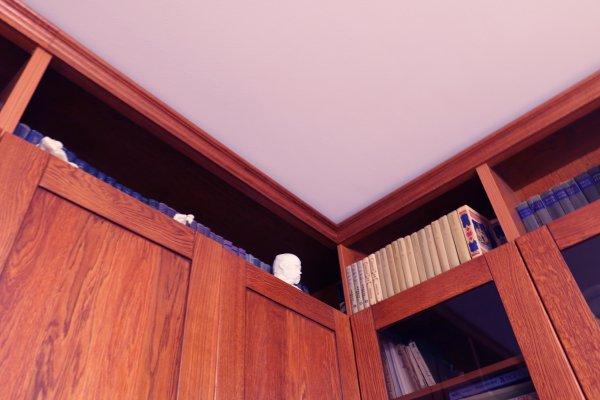
#> input picture _images/ex02/left.jpg, 600 x 400 px, given in place of rt1.jpg, which was not available
$ python ex27b_vanishing_point.py
#> lines starting #> are read from the running program, lines starting #| are printed output that depends on the picture; long printed decimals are rounded; pictures that were not available may be replaced by others from this repository, and a replacement may not be noted
#https://github.com/AngeloG98/VanishingPointCameraCalibration
import os
import sys
import copy
import math
import argparse
import numpy as np
import matplotlib.pyplot as plt
from matplotlib import cm
from skimage import io, feature, color, transform
from PIL import Image
from PIL import ImageEnhance

"""
Image Processing.
"""


def read_image(path):
    image = io.imread(path)
    return image


# [24 lines left out: function image_undistort, not called in this run]


def image_enhance(image, contrast, sharpness):
    img_contrast = ImageEnhance.Contrast(image)
    image_contrasted = img_contrast.enhance(contrast)
    # image_contrasted.show()
    img_sharp = ImageEnhance.Sharpness(image_contrasted)
    image_sharped = img_sharp.enhance(sharpness)
    # image_sharped.show()
    return image_sharped


def get_canny_edges(image, sigma):
    edges = feature.canny(color.rgb2gray(image), sigma=sigma)
    return edges


def get_hough_lines(edges, line_length, line_gap):
    lines = transform.probabilistic_hough_line(edges, line_length=line_length, line_gap=line_gap)
    return np.asarray(lines)


"""
Result Saving.
"""


def visualize_inliers(image, enhanced, edges, lines, inlier_lines_list, colors, fig_name='detected_lines.png'):
    subplot_count = len(inlier_lines_list) + 3

    fig, axes = plt.subplots(3, subplot_count - 3, figsize=(15, 15), sharex=True, sharey=True)
    ax = axes.ravel()

    ax[0].imshow(image)
    ax[0].set_title('Input image')

    ax[2].imshow(enhanced)
    ax[2].set_title('Enhanced image')

    ax[3].imshow(edges)
    ax[3].set_title('Canny edges')

    ax[5].imshow(edges * 0)
    for line in lines:
        p0, p1 = line
        ax[5].plot((p0[0], p1[0]), (p0[1], p1[1]))
    ax[5].set_xlim((0, image.shape[1]))
    ax[5].set_ylim((image.shape[0], 0))
    ax[5].set_title('Probabilistic Hough')

    for i in range(len(inlier_lines_list)):
        ax[i + 6].imshow(edges * 0)
        for line in lines[inlier_lines_list[i]]:
            p0, p1 = line
            ax[i + 6].plot((p0[0], p1[0]), (p0[1], p1[1]), colors[i])
        ax[i + 6].set_xlim((0, image.shape[1]))
        ax[i + 6].set_ylim((image.shape[0], 0))
        ax[i + 6].set_title('RANSAC {} Inliers'.format(str(i)))

    for a in ax:
        a.set_axis_off()

    plt.tight_layout()
    plt.savefig(fig_name)
    plt.close()


def visualize_vanishing_points(vp1, vp2, vp3, image, lines, edges, inlier_lines_list, colors, fig_name):
    vps = [vp1, vp2, vp3]
    for i in range(len(inlier_lines_list)):
        plt.imshow(image)
        for line in lines[inlier_lines_list[i]]:
            p0, p1 = line
            plt.plot((p0[0], p1[0]), (p0[1], p1[1]), colors[i])

        plt.plot([vps[i][0]], [vps[i][1]], colors[i] + 'X', markersize=5)
        plt.axis('off')
        plt.tight_layout()
        plt.savefig("." + fig_name.split('.')[1] + "_vp" + str(i) + '.png')
        plt.close()

    plt.imshow(image)
    for i in range(len(inlier_lines_list)):
        for line in lines[inlier_lines_list[i]]:
            p0, p1 = line
            plt.plot((p0[0], p1[0]), (p0[1], p1[1]), colors[i])

    plt.plot([vps[0][0]], [vps[0][1]], colors[0] + 'X', markersize=5)
    plt.plot([vps[1][0]], [vps[1][1]], colors[1] + 'X', markersize=5)
    plt.plot([vps[2][0]], [vps[2][1]], colors[2] + 'X', markersize=5)
    plt.axis('off')
    plt.tight_layout()
    plt.savefig(fig_name)
    plt.close()


def storage_calibration_result(vp1, vp2, vp3, forcal, M_r_o2c, V_t_o2c, img_name):
    vps = [vp1, vp2, vp3]
    with open(folder_out + str(img_name) + 'CalibrationResult.txt', "w") as f:
        f.write("-----------Vanishing Points (in pixel)-----------")
        for i in range(len(vps)):
            f.write("\n")
            f.write("vp" + str(i) + ":\r")
            f.write("x: " + str(vps[i][0]))
            f.write("\r")
            f.write("y: " + str(vps[i][1]))
            # f.write("\n")
        f.write("\n")
        f.write("\n")
        f.write("-----------Forcal (in pixel)-----------")
        for i in range(len(forcal)):
            f.write("\n")
            f.write("f" + str(i) + ":\r" + str(forcal[i]))
            f.write("\n")
        f.write("\n")
        f.write("-----------Rotation Matrix (from o to c)-----------")
        for i in range(len(M_r_o2c)):
            f.write("\n")
            f.write("r" + str(i) + ":\n" + str(M_r_o2c[i]))
            f.write("\n")
            euler = rotationmatrix_2_eulerangles(M_r_o2c[i])
            f.write("euler" + str(i) + ":\n" + str(euler))
            f.write("\n")
        f.write("\n")
        f.write("-----------Translation Vector (in meter)-----------")
        for i in range(len(V_t_o2c)):
            f.write("\n")
            f.write("t" + str(i) + ":\n" + str(V_t_o2c[i]))
            f.write("\n")
        f.close()
    print("Finish Calibration!")


"""
Camera Calibration.
"""


def choose_vanishing_points(vp1, vp2, vp3, image):
    pp = [image.shape[1] / 2, image.shape[0] / 2]
    vps = [vp1, vp2, vp3]
    lenth_pp = []
    lenth_r = []
    for i in range(len(vps)):
        if i == 2:
            j = 0
        else:
            j = i + 1
        lenth_r.append(math.sqrt((vps[i][1] - vps[j][1]) ** 2 + (vps[i][0] - vps[j][0]) ** 2))
    if lenth_r[0] <= (image.shape[1] / 4):
        del vps[0]
    elif lenth_r[1] <= (image.shape[1] / 4):
        del vps[1]
    elif lenth_r[2] <= (image.shape[1] / 4):
        del vps[2]
    else:
        for i in range(len(vps)):
            lenth_pp.append(math.sqrt((vps[i][1] - pp[1]) ** 2 + (vps[i][0] - pp[0]) ** 2))
        k = lenth_pp.index(max(lenth_pp))
        # print("del point" + str(k))
        del vps[k]
    return vps


def determine_focal_lenth(vps, image):
    pp = [image.shape[1] / 2, image.shape[0] / 2]
    forcal = []
    if len(vps) != 2:
        for i in range(len(vps)):
            if i == 2:
                j = 0
            else:
                j = i + 1
            if vps[i][0] - vps[j][0] == 0:
                return math.fabs(pp[0] - vps[j][0])
            if vps[i][1] - vps[j][1] == 0:
                return math.fabs(pp[1] - vps[j][1])
            k_uv = (vps[i][1] - vps[j][1]) / (vps[i][0] - vps[j][0])
            b_uv = vps[j][1] - k_uv * vps[j][0]
            pp_uv = math.fabs(k_uv * pp[0] - pp[1] + b_uv) / math.pow(k_uv * k_uv + 1, 0.5)
            lenth_uv = math.sqrt((vps[i][1] - vps[j][1]) ** 2 + (vps[i][0] - vps[j][0]) ** 2)
            lenth_pu = math.sqrt((vps[i][1] - pp[1]) ** 2 + (vps[i][0] - pp[0]) ** 2)
            up_uv = math.sqrt(lenth_pu ** 2 - pp_uv ** 2)
            vp_uv = abs(lenth_uv - up_uv)
            forcal.append(math.sqrt(abs(up_uv * vp_uv - (pp_uv) ** 2)))
    else:
        if vps[0][0] - vps[1][0] == 0:
            return math.fabs(pp[0] - vps[j][0])
        if vps[0][1] - vps[1][1] == 0:
            return math.fabs(pp[1] - vps[j][1])
        k_uv = (vps[0][1] - vps[1][1]) / (vps[0][0] - vps[1][0])
        b_uv = vps[1][1] - k_uv * vps[1][0]
        pp_uv = math.fabs(k_uv * pp[0] - pp[1] + b_uv) / math.pow(k_uv * k_uv + 1, 0.5)
        lenth_uv = math.sqrt((vps[0][1] - vps[1][1]) ** 2 + (vps[0][0] - vps[1][0]) ** 2)
        lenth_pu = math.sqrt((vps[0][1] - pp[1]) ** 2 + (vps[0][0] - pp[0]) ** 2)
        up_uv = math.sqrt(lenth_pu ** 2 - pp_uv ** 2)
        vp_uv = abs(lenth_uv - up_uv)
        forcal.append(math.sqrt((up_uv * vp_uv) - ((pp_uv) ** 2)))
    return forcal


def calculate_rotation_matrix(vps, image, f):
    pp = [image.shape[1] / 2, image.shape[0] / 2]
    M_r_o2c = []
    u = np.array([vps[0][0] - pp[0], vps[0][1] - pp[1], f[0]])
    u_norm = u / np.sqrt((u * u).sum())
    v = np.array([vps[1][0] - pp[0], vps[1][1] - pp[1], f[0]])
    v_norm = v / np.sqrt((v * v).sum())
    w_norm = np.cross(u_norm, v_norm)
    M_r_o2c.append(np.c_[u_norm, v_norm, w_norm])
    return M_r_o2c


def rotationmatrix_2_eulerangles(R):
    sy = math.sqrt(R[0, 0] * R[0, 0] + R[1, 0] * R[1, 0])
    singular = sy < 1e-6
    if not singular:
        x = math.atan2(R[2, 1], R[2, 2])
        y = math.atan2(-R[2, 0], sy)
        z = math.atan2(R[1, 0], R[0, 0])
    else:
        x = math.atan2(-R[1, 2], R[1, 1])
        y = math.atan2(-R[2, 0], sy)
        z = 0
    return np.array([x, y, z]) * 180 / np.pi


# [29 lines left out: function calculate_translation_vector, not called in this run]


def calculate_translation_vector_h(image, f, M_r_o2c, px_x, px_y, h):
    V_t_o2c = []
    dpi = 3779.5  # px/m  96dpi
    pp = np.array([image.shape[1] / 2, image.shape[0] / 2, 0]) / dpi
    xy_img = np.array([1209, 2382, f[0]]) / dpi
    xy_c = xy_img - pp
    lenth_xy_c = np.sqrt((xy_c * xy_c).sum())
    xy_c_norm = xy_c / np.sqrt((xy_c * xy_c).sum())
    # h_c = np.dot(M_r_o2c, np.array([0, 0, -h]))
    h_c = np.dot(M_r_o2c, np.array([0, 0, h]))
    alpha = math.acos(np.dot(h_c, xy_c) / (lenth_xy_c * h))
    oxy_c = (h / math.cos(alpha)) * xy_c_norm
    print(math.cos(alpha))
    V_t_o2c.append(np.dot(np.transpose(M_r_o2c[0]), oxy_c))
    return V_t_o2c


# [14 lines left out: function cross_point, not called in this run]


"""
Vanishing Point Detection.
"""


def calculate_metric_angle(current_hypothesis, lines, ignore_pts, ransac_angle_thresh):
    current_hypothesis = current_hypothesis / current_hypothesis[-1]
    hypothesis_vp_direction = current_hypothesis[:2] - lines[:, 0]
    lines_vp_direction = lines[:, 1] - lines[:, 0]
    magnitude = np.linalg.norm(hypothesis_vp_direction, axis=1) * np.linalg.norm(lines_vp_direction, axis=1)
    magnitude[magnitude == 0] = 1e-5
    cos_theta = (hypothesis_vp_direction * lines_vp_direction).sum(axis=-1) / magnitude
    theta = np.arccos(np.abs(cos_theta))
    inliers = (theta < ransac_angle_thresh * np.pi / 180)
    inliers[ignore_pts] = False
    return inliers, inliers.sum()


def run_line_ransac(lines, ransac_iter, ransac_angle_thresh, ignore_pts=None):
    best_vote_count = 0
    best_inliers = None
    best_hypothesis = None
    if ignore_pts is None:
        ignore_pts = np.zeros((lines.shape[0])).astype('bool')
        lines_to_chose = np.arange(lines.shape[0])
    else:
        lines_to_chose = np.where(ignore_pts == 0)[0]
    for iter_count in range(ransac_iter):
        idx1, idx2 = np.random.choice(lines_to_chose, 2, replace=False)
        l1 = np.cross(np.append(lines[idx1][1], 1), np.append(lines[idx1][0], 1))
        l2 = np.cross(np.append(lines[idx2][1], 1), np.append(lines[idx2][0], 1))

        current_hypothesis = np.cross(l1, l2)
        if current_hypothesis[-1] == 0:
            continue
        inliers, vote_count = calculate_metric_angle(current_hypothesis, lines, ignore_pts, ransac_angle_thresh)
        if vote_count > best_vote_count:
            best_vote_count = vote_count
            best_hypothesis = current_hypothesis
            best_inliers = inliers
    return best_hypothesis, best_inliers


def get_vp_inliers(image_path, contrast, sharpness, sigma, iterations, line_len, line_gap, threshold):
    image = read_image(image_path)
    image_pil = Image.fromarray(image)
    enhanced_pil = image_enhance(image_pil, contrast=contrast, sharpness=sharpness)
    enhanced_ski = np.array(enhanced_pil)
    edges = get_canny_edges(enhanced_ski, sigma=sigma)
    lines = get_hough_lines(edges, line_length=line_len, line_gap=line_gap)

    best_hypothesis_1, best_inliers_1 = run_line_ransac(lines, iterations, threshold)
    ignore_pts = best_inliers_1
    best_hypothesis_2, best_inliers_2 = run_line_ransac(lines, iterations, threshold, ignore_pts=ignore_pts)
    ignore_pts = np.logical_or(best_inliers_1, best_inliers_2)
    best_hypothesis_3, best_inliers_3 = run_line_ransac(lines, iterations, threshold, ignore_pts=ignore_pts)
    inlier_lines_list = [best_inliers_1, best_inliers_2, best_inliers_3]
    best_hypothesis_1 = best_hypothesis_1 / best_hypothesis_1[-1]
    best_hypothesis_2 = best_hypothesis_2 / best_hypothesis_2[-1]
    best_hypothesis_3 = best_hypothesis_3 / best_hypothesis_3[-1]
    hypothesis_list = [best_hypothesis_1, best_hypothesis_2, best_hypothesis_3]
    viz_stuff = [image, enhanced_ski, edges, lines]
    return inlier_lines_list, hypothesis_list, viz_stuff


"""
Main.
"""
# ---------------------------------------------------------------------------------------------------------------------
folder_out = './images/output/'
# ---------------------------------------------------------------------------------------------------------------------
def main(image_path, px_x, px_y, h, contrast=5, sharpness=10, sigma=5, iterations=3000, line_len=11, line_gap=7,threshold: 'float' = 2):
    img_name = os.path.basename(image_path).split('.')[0]
    inlier_lines_list, hypothesis_list, viz_stuff = get_vp_inliers(image_path, contrast, sharpness, sigma, iterations,line_len, line_gap, threshold)
#> in read_image, image is the input picture: shape (400, 600, 3); mean R, G, B 165.3, 103, 105.9
#> in image_enhance, `image_contrasted = img_contrast.enhance(contrast)`:
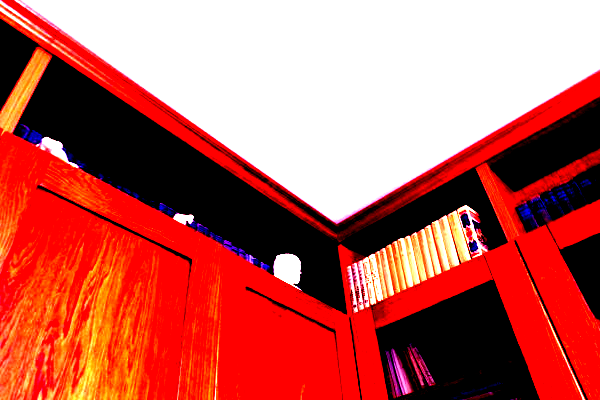
#> image_contrasted: PIL image 600x400 RGB; mean R, G, B 192.9, 96.3, 88.6
#> in image_enhance, `image_sharped = img_sharp.enhance(sharpness)`:
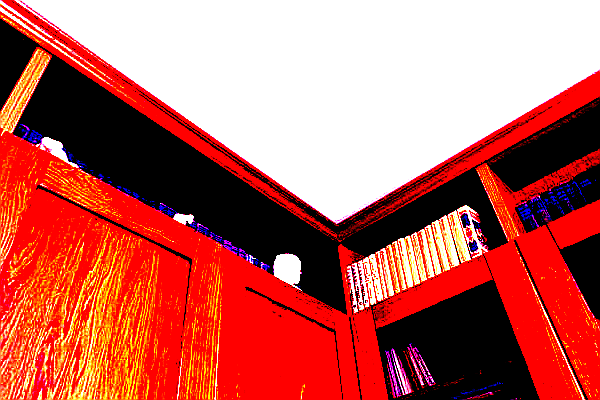
#> image_sharped: PIL image 600x400 RGB; mean R, G, B 192.5, 99.6, 91.1
#> in get_canny_edges, `edges = feature.canny(color.rgb2gray(image), sigma=sigma)`:
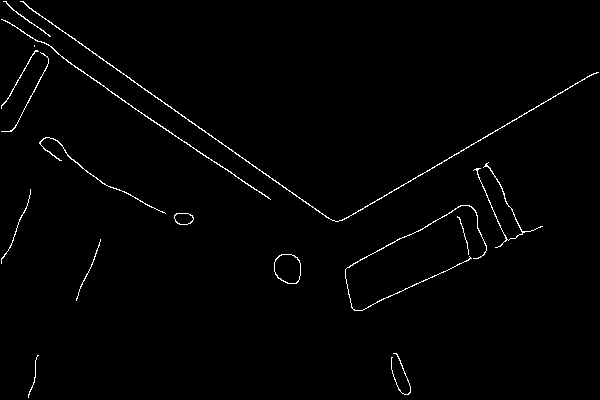
#> edges: shape (400, 600) bool; 1.2% white in thin lines or dots
#> in get_hough_lines, `lines = transform.probabilistic_hough_line(edges, line_length=line_len..`: lines = 100 items
#> the loop in run_line_ransac, `for iter_count in range(ransac_iter):` made 3000 passes
#> (l1, l2, vote_count, best_vote_count, best_hypothesis) on passes 1, 3, 7, 18: ([-21, -11, 1710], [-7, 16, -379], 9, 9, [-23191, -19929, -413]), ([-39, 19, 15931], [-11, -23, 11099], 10, 10, [577294, 257620, 1106]), ([-22, -38, 15902], [-13, 19, -289], 21, 21, [-291156, -213084, -912]), ([-11, -20, 9166], [-48, 71, -1226], 24, 24, [-626266, -453454, -1741])
#> after the loop in run_line_ransac, `for iter_count in range(ransac_iter):`: best_vote_count = 27
#> in get_vp_inliers, `best_hypothesis_1, best_inliers_1 = run_line_ransac(lines, iterations,..`: best_hypothesis_1 = [207530, 150380, 317]
#> the loop in run_line_ransac (call 2), `for iter_count in range(ransac_iter):` made 3000 passes
#> (idx1, idx2, l1, l2, vote_count, best_vote_count, best_hypothesis) on passes 1, 3, 4: (36, 1, [-9, -18, 7911], [-171, 244, 2994], 8, 8, [-1984176, -1325835, -5274]), (20, 97, [-59, 24, 24052], [-19, -4, 1326], 10, 10, [128032, -378754, 692]), (14, 37, [-67, -36, 5484], [-11, -21, 9398], 22, 22, [-223164, 569342, 1011])
    image, enhanced_ski, edges, lines = viz_stuff
    best_hypothesis_1, best_hypothesis_2, best_hypothesis_3 = hypothesis_list
    fig_name = folder_out + '{}_inliers_iter{}_thresh{}_sigma{}_hlen{}_hgap{}.png' .format(img_name, iterations, threshold, sigma, line_len, line_gap)
    colors = ['r', 'g', 'b']
    visualize_inliers(image, enhanced_ski, edges, lines, inlier_lines_list, colors, fig_name=fig_name)
#> the loop in visualize_inliers, `for line in lines:` made 100 passes
#> line on passes 1 to 8: [[333, 220], [20, 1]], [[330, 219], [86, 48]], [[341, 220], [521, 116]], [[326, 217], [138, 85]], [[270, 199], [91, 78]], [[358, 210], [597, 72]], [[99, 83], [62, 57]], [[166, 130], [112, 93]]
#> the loop in visualize_inliers, `for i in range(len(inlier_lines_list)):` made 3 passes
#> the loop in visualize_inliers, `for a in ax:` made 9 passes
#> in visualize_inliers, `plt.savefig(fig_name)`:
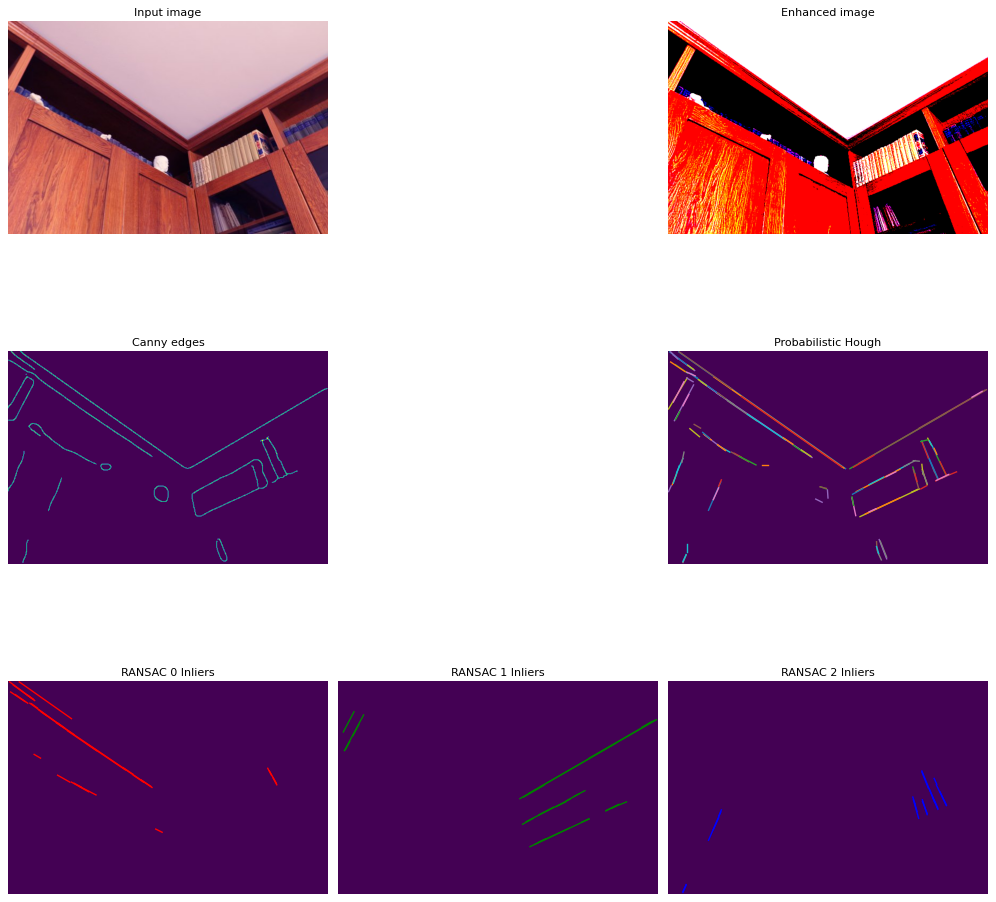
#> figure drawn by matplotlib, 7 panels
    fig_name = folder_out + '{}_vanishing_point_iter{}_thresh{}_sigma{}_hlen{}_hgap{}.png'.format(img_name, iterations, threshold, sigma, line_len, line_gap)
    visualize_vanishing_points(best_hypothesis_1, best_hypothesis_2, best_hypothesis_3,image, lines, edges, inlier_lines_list, colors, fig_name)
#> the loop in visualize_vanishing_points, `for i in range(len(inlier_lines_list)):` made 3 passes
#> pass 1, in visualize_vanishing_points, `plt.savefig("." + fig_name.split('.')[1] + "_vp" + str(i) + '.png')`:
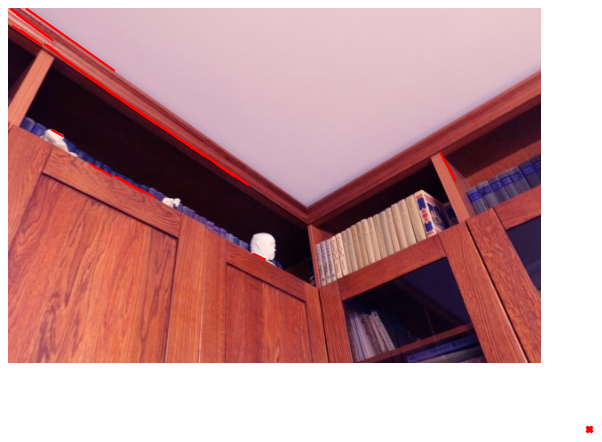
#> figure drawn by matplotlib, 1 panel
#> pass 2, in visualize_vanishing_points, `plt.savefig("." + fig_name.split('.')[1] + "_vp" + str(i) + '.png')`:
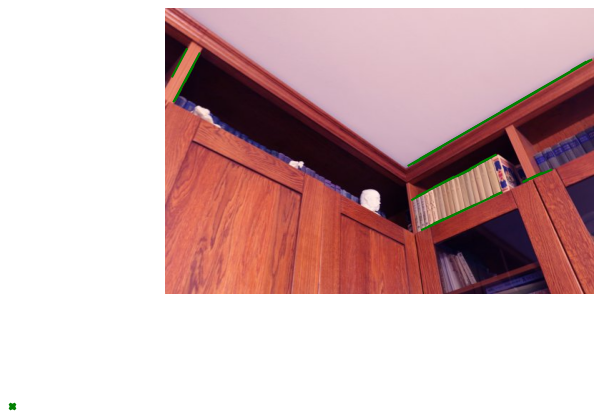
#> figure drawn by matplotlib, 1 panel
#> in visualize_vanishing_points, `plt.savefig(fig_name)`:
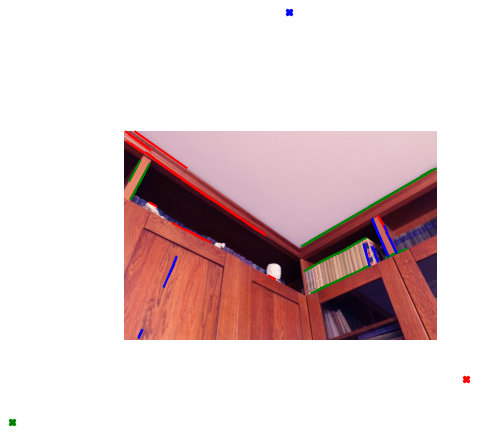
#> figure drawn by matplotlib, 1 panel
    vps = choose_vanishing_points(best_hypothesis_1, best_hypothesis_2, best_hypothesis_3, image)
#> the loop in choose_vanishing_points, `for i in range(len(vps)):` made 3 passes
    forcal = determine_focal_lenth(vps, image)
    # forcal = determine_focal_lenth([best_hypothesis_1, best_hypothesis_2, best_hypothesis_3], image)
    M_r_o2c = calculate_rotation_matrix(vps, image, forcal)
    V_t_o2c = calculate_translation_vector_h(image, forcal, M_r_o2c, px_x, px_y, h)
#| -0.1193
    # V_t_o2c = calculate_translation_vector(image, forcal , M_r_o2c)
    storage_calibration_result(best_hypothesis_1, best_hypothesis_2, best_hypothesis_3, forcal, M_r_o2c, V_t_o2c,img_name)
#> the loop in storage_calibration_result, `for i in range(len(vps)):` made 3 passes
#> the loop in storage_calibration_result, `for i in range(len(forcal)):` made 1 pass
#> the loop in storage_calibration_result, `for i in range(len(M_r_o2c)):` made 1 pass
#> the loop in storage_calibration_result, `for i in range(len(V_t_o2c)):` made 1 pass
    return #forcal, M_r_o2c, V_t_o2c
# ---------------------------------------------------------------------------------------------------------------------
if __name__ == '__main__':
    main('./images/ex_lines/rt1.jpg',1226,2366,1.8)
    #main('./images/ex_BEV/_0000000000.png', 631,166,1.8)
    #main('./images/ex_BEV/KZ.jpg',  1080,706,2)
    #main('./images/ex_bgrem/_001330.jpg',  1080,706,2)
